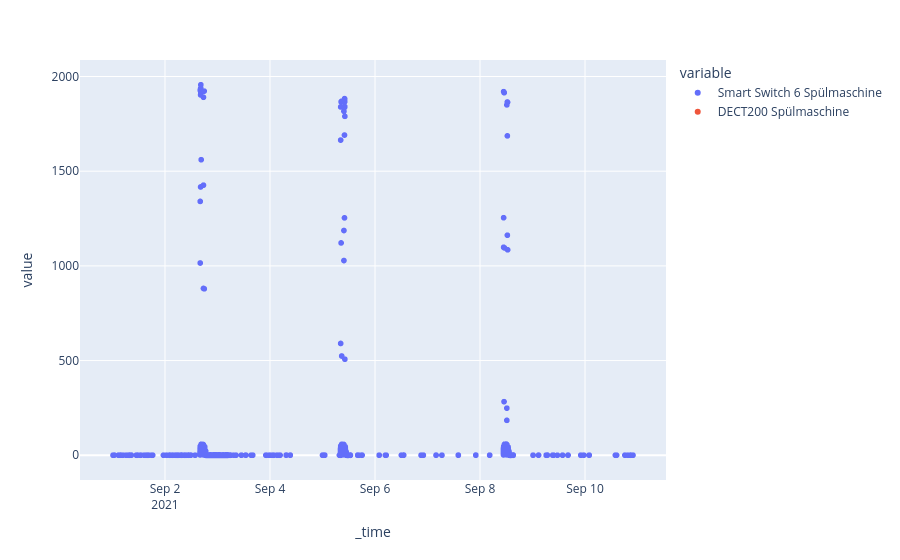

Write notebook code for a chart like this one.
### Code cell
span = pd.Timedelta(10, "D")
start = pd.Timestamp(2021, 9, 1, tz="utc")
end = start + span

fig = px.scatter(sm.loc[start:end])
fig.show()

### Figure 1 — Plotly figure (JSON) as saved in the notebook; plotly's stock layout.template omitted (floating-point values rounded to 4 significant figures; data arrays with more than 128 entries replaced by an {"elided": "..."} marker saying what was removed)
{"data": [{"hovertemplate": "variable=Smart Switch 6 Spülmaschine<br>_time=%{x}<br>value=%{y}<extra></extra>", "legendgroup": "Smart Switch 6 Spülmaschine", "marker": {"color": "#636efa", "symbol": "circle"}, "mode": "markers", "name": "Smart Switch 6 Spülmaschine", "showlegend": true, "type": "scattergl", "x": {"elided": "24472 str values"}, "xaxis": "x", "y": {"elided": "24472 float values"}, "yaxis": "y"}, {"hovertemplate": "variable=DECT200 Spülmaschine<br>_time=%{x}<br>value=%{y}<extra></extra>", "legendgroup": "DECT200 Spülmaschine", "marker": {"color": "#EF553B", "symbol": "circle"}, "mode": "markers", "name": "DECT200 Spülmaschine", "showlegend": true, "type": "scattergl", "x": {"elided": "24472 str values"}, "xaxis": "x", "y": {"elided": "24472 float values"}, "yaxis": "y"}], "layout": {"legend": {"title": {"text": "variable"}, "tracegroupgap": 0}, "margin": {"t": 60}, "xaxis": {"anchor": "y", "domain": [0, 1], "title": {"text": "_time"}}, "yaxis": {"anchor": "x", "domain": [0, 1], "title": {"text": "value"}}}}
